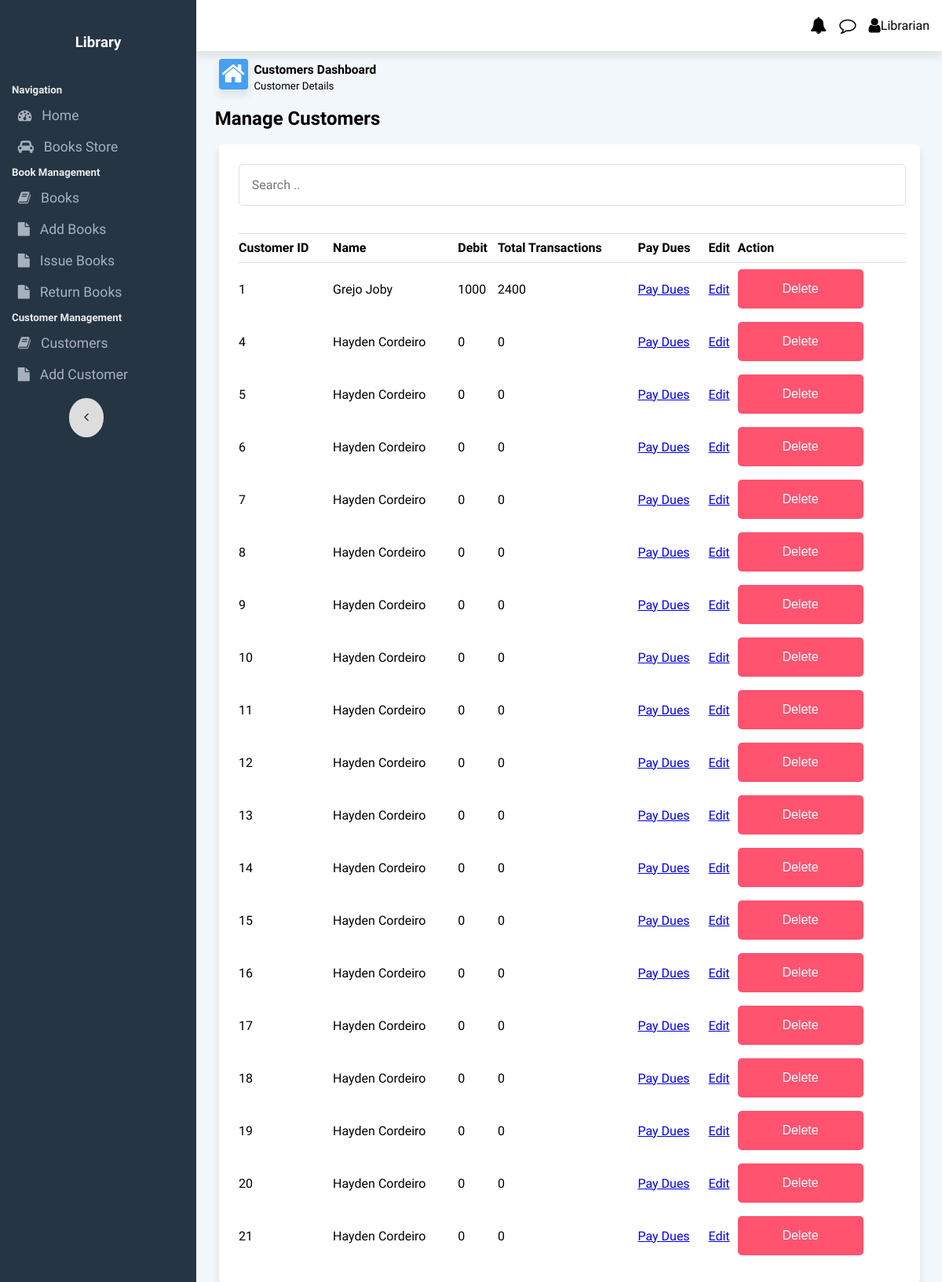
The page /customers on the database as committed earlier.
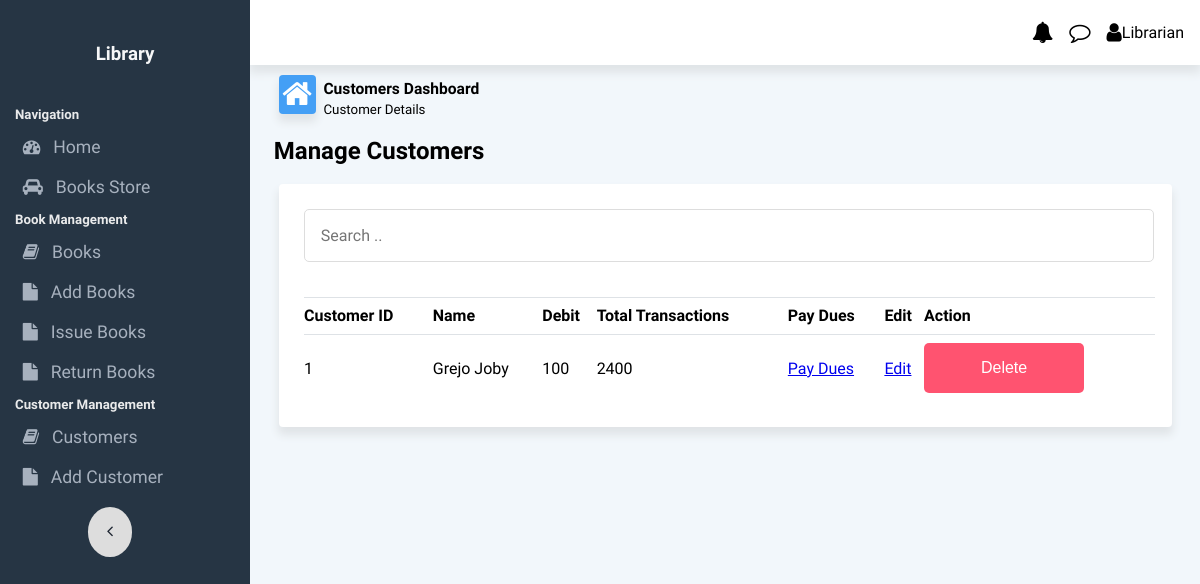
The same page on the database as committed later.
### app.py (models this page shows, shortened)
class Customer(db.Model):
    __tablename__ = 'customer'
    cust_id=db.Column(db.Integer, primary_key=True,autoincrement=True)
    name=db.Column(db.String(255), nullable=False)
    debt = db.Column(db.Integer, nullable=False, default=0)
    total_trans = db.Column(db.Integer, nullable=False, default=0)

### app.py (the view)
@app.route('/customers')
def customers():
    all_customers=Customer.query.all()
    return render_template('customers.html', all_customers=all_customers)

### templates/customers.html (shortened to what this page needs)
{% extends 'base.html' %}
{% block body %}
<div class="content-area">
    <div class="flexContainer" id="dashboardLineContainer">
        <div class="flex-40 dashboardLine">
            <i class="fa fa-home fa-2x" style="float: left;" id="homeIcon"></i>
            <div style="margin-bottom: 0;margin-top: 0;">
                <h3 style="margin-bottom: 0;margin-top: 2px;"><small>Customers Dashboard</small> </h3>
                <p style="margin-bottom: 0;margin-top: 0;"><small>Customer Details</small> </p>
            </div>
        </div>
    </div>
</div>
<h2 style="margin: 1% 2.5% 1% 2.5%;">Manage Customers</h2>
<div class="cardRow2 tablecard">
    <div style="display: flex;flex-wrap: wrap;" class="table_inside_row">
        <div style="flex:0 0 60%;flex-grow: 3;">
            <input type="text" id="search_box" placeholder="Search .." style="margin: 1%;width: 95%;">
        </div>
    </div>
    <table class="attendance_form_table">
        <thead>
            <tr style="text-align: left;">
                <th>Customer ID</th>
                <th>Name</th>
                <th>Debit</th>
                <th>Total Transactions</th>
                <th>Pay Dues</th>
                <th>Edit</th>
                <th>Action</th>
            </tr>
        </thead>
        <tbody id="attendance_form_table_data">
            {%for customer in all_customers %}
            <tr>
                <td>{{customer.cust_id}}</td>
                <td>{{customer.name}}</td>
                <td>{{customer.debt}}</td>
                <td>{{customer.total_trans}}</td>
                <td><a href="/customers/pay/{{customer.cust_id}}">Pay Dues</a></td>
                <td><a href="/customers/edit/{{customer.cust_id}}">Edit</a></td>
                <td><a href="customers/delete/{{customer.cust_id}}"><button class="dropbtn btn-danger">Delete</button></a></td>
            </tr>
            {%endfor%}
        </tbody>
    </table>
</div>
{% endblock %}

### templates/base.html (shortened to what this page needs)
<!DOCTYPE html>
<html lang="en">
<head>
    <link rel="stylesheet" href="{{ url_for('static',filename='css/style.css') }}">
    <link rel="stylesheet" href="https://stackpath.bootstrapcdn.com/font-awesome/4.7.0/css/font-awesome.min.css"
>
</head>
<body>
    <div id="mySidenav" class="sidenav">
        <h3 class="logo">Library</h3>
        <h5>Navigation</h5>
        <a href="/"><button class=""><i class="fa fa-tachometer"></i>Home</button></a>
        <a href="/books_store"><button class=""><i class="fa fa-car"></i>Books Store</button></a>
        <h5>Book Management</h5>
        <a href="{{ url_for('books') }}"><button class=""><i class="fa fa-book"></i>Books</button></a>
        <a href="{{ url_for('add_books') }}"><button class=""><i class="fa fa-file"></i>Add Books</button></a>
        <a href="{{ url_for('issue_book') }}"><button class=""><i class="fa fa-file"></i>Issue Books</button></a>
        <a href="{{ url_for('return_issue') }}"><button class=""><i class="fa fa-file"></i>Return Books</button></a>
        <h5>Customer Management</h5>
        <a href="{{ url_for('customers') }}"><button class=""><i class="fa fa-book"></i>Customers</button></a>
        <a href="{{ url_for('add_customer') }}"><button class=""><i class="fa fa-file"></i>Add Customer</button></a>
        <div>
            <a href="javascipt:void(0)" class="closebtn">
                <i class="fa fa-angle-left" onclick="toggleF()"></i>
            </a>
        </div>
    </div>
    <div class="flexArea" id="flexArea">
        <div class="navbar">
            <ul id="usernav">
                <li><i class="fa fa-bell fa-lg"></i></li>
                <li><i class="fa fa-comment-o fa-lg"></i></li>
                <li><i class="fa fa-user fa-lg"></i>Librarian</li>
            </ul>
        </div>
        {% block body %}
        {% endblock %}
    </div>
</body>
</html>

### static/css/style.css (style rules this page uses)
* { -webkit-tap-highlight-color: transparent; }
html { height: 100%; }
body { background-color: #f2f7fb; margin: 0; height: 100%; font-family: "Quicksand", sans-serif; -webkit-touch-callout: none; -webkit-user-select: none; -khtml-user-select: none; -moz-user-select: none; -ms-user-select: none; user-select: none; }
.flexArea { height: 100%; overflow-x: hidden; transition: margin-left 0.5s; margin-left: 250px; }
button { outline: none; }
.sidenav { background-color: #263544; color: #a7b1be; height: 100%; width: 250px; position: absolute; z-index: 1; top: 0; left: 0; overflow-x: hidden; transition: 0.5s; font-size: 1rem; }
.sidenav .logo { color: #f6f7f8; text-align: center; padding: 15%; }
.sidenav button { width: 100%; padding: 10px; border: 0; text-align: left; background-color: #263544; color: #a7b1be; outline: none; font-family: "Quicksand", sans-serif; cursor: pointer; }
.sidenav a { text-decoration: none; display: block; transition: 0.4s; font-family: "Quicksand", sans-serif; }
.sidenav h5 { color: #e9eaeb; margin-left: 15px; margin-bottom: 5px; }
.sidenav button { font-size: 1.1rem; }
.sidenav i { font-size: 1.1rem; padding: 0 0.8rem; }
.navbar { background-color: #fff; height: 65px; box-shadow: 0px 7px 9px 1px rgba(224, 228, 231, 1); display: flex; justify-content: space-between; align-items: center; padding: 0rem 1rem; }
.navbar ul { display: flex; justify-content: flex-end; list-style: none; }
.navbar li { padding-left: 1rem; text-align: center; }
.closebtn { float: right; padding-right: 15px; padding-top: 10px; color: white; }
.closebtn { width: 100%; list-style: none; display: flex; justify-content: center; align-items: center; text-align: center; }
.closebtn i { background-color: #ddd; padding: 1rem 1.2rem; border-radius: 50%; color: #1d2531; }
.flexContainer { width: 100%; display: flex; flex-wrap: wrap; justify-content: center; align-content: center; }
#dashboardLineContainer { justify-content: flex-start; margin-left: 2%; }
.verticalFlexItem h1, h2, h3, h4, h5, h6 { margin: 2%; }
.flex-40 { flex: 0 0 40%; margin: 1%; }
#homeIcon { background-color: #449ff5; color: white; box-shadow: 0px 7px 9px 1px rgba(224, 228, 231, 1); border-radius: 0.25rem; margin-right: 2%; padding: 1%; }
.dashboardLine { margin: 1%; align-content: center; justify-content: left; justify-self: flex-start; }
.cardRow2 { grid-area: header; justify-content: space-between; align-items: center; margin-left: 3%; margin-right: 3%; margin-top: 2%; }
.cardRow2.tablecard { background-color: #ffff; box-shadow: 0px 7px 9px 1px rgba(224, 228, 231, 1); padding: 0.5rem; border-radius: 0.25rem; grid-area: header; justify-content: space-between; align-items: center; }
.cardRow2 { grid-area: main; padding-left: 3%; }
#attendanceTable th, td { text-align: left; padding: 8px; text-align: center; }
#attendanceTable2 th, td { text-align: left; padding: 8px; text-align: center; }
.attendance_form_table { border-top: 1px solid #dee2e6; margin: 2%; width: 97%; border-collapse: collapse; }
.attendance_form_table th, td { border-bottom: 1px solid #dee2e6; padding: 1% 0; }
.dropbtn { background-color: #4099ff; color: white; padding: 16px; font-size: 16px; border: none; cursor: pointer; border-radius: 5px; min-width: 160px; }
#search_box { width: 100%; font-family: "Quicksand", sans-serif; font-weight: 500; font-size: 16px; padding: 16px; border: 1px solid #ddd; background-color: rgba(0, 0, 0, 0); outline: none; border-radius: 5px; }
.btn-danger { background-color: #ff5370 !important; border-color: #ff5370 !important; }
.table_inside_row { display: flex; vertical-align: middle; }
.table_inside_row > div { margin: 1%; }
#addTeacherTable th, td { text-align: left; padding: 1% 0; border: none; }

Rows that differ between the two databases and show on the page:
removed Customer: cust_id "4", name "Hayden Cordeiro", debt "0", total_trans "0"
removed Customer: cust_id "5", name "Hayden Cordeiro", debt "0", total_trans "0"
removed Customer: cust_id "6", name "Hayden Cordeiro", debt "0", total_trans "0"
removed Customer: cust_id "7", name "Hayden Cordeiro", debt "0", total_trans "0"
removed Customer: cust_id "8", name "Hayden Cordeiro", debt "0", total_trans "0"
removed Customer: cust_id "9", name "Hayden Cordeiro", debt "0", total_trans "0"
removed Customer: cust_id "10", name "Hayden Cordeiro", debt "0", total_trans "0"
removed Customer: cust_id "11", name "Hayden Cordeiro", debt "0", total_trans "0"
removed Customer: cust_id "12", name "Hayden Cordeiro", debt "0", total_trans "0"
removed Customer: cust_id "13", name "Hayden Cordeiro", debt "0", total_trans "0"
removed Customer: cust_id "14", name "Hayden Cordeiro", debt "0", total_trans "0"
removed Customer: cust_id "15", name "Hayden Cordeiro", debt "0", total_trans "0"
removed Customer: cust_id "16", name "Hayden Cordeiro", debt "0", total_trans "0"
removed Customer: cust_id "17", name "Hayden Cordeiro", debt "0", total_trans "0"
removed Customer: cust_id "18", name "Hayden Cordeiro", debt "0", total_trans "0"
removed Customer: cust_id "19", name "Hayden Cordeiro", debt "0", total_trans "0"
removed Customer: cust_id "20", name "Hayden Cordeiro", debt "0", total_trans "0"
removed Customer: cust_id "21", name "Hayden Cordeiro", debt "0", total_trans "0"
changed Customer "Grejo Joby": debt "1000" → "100"
